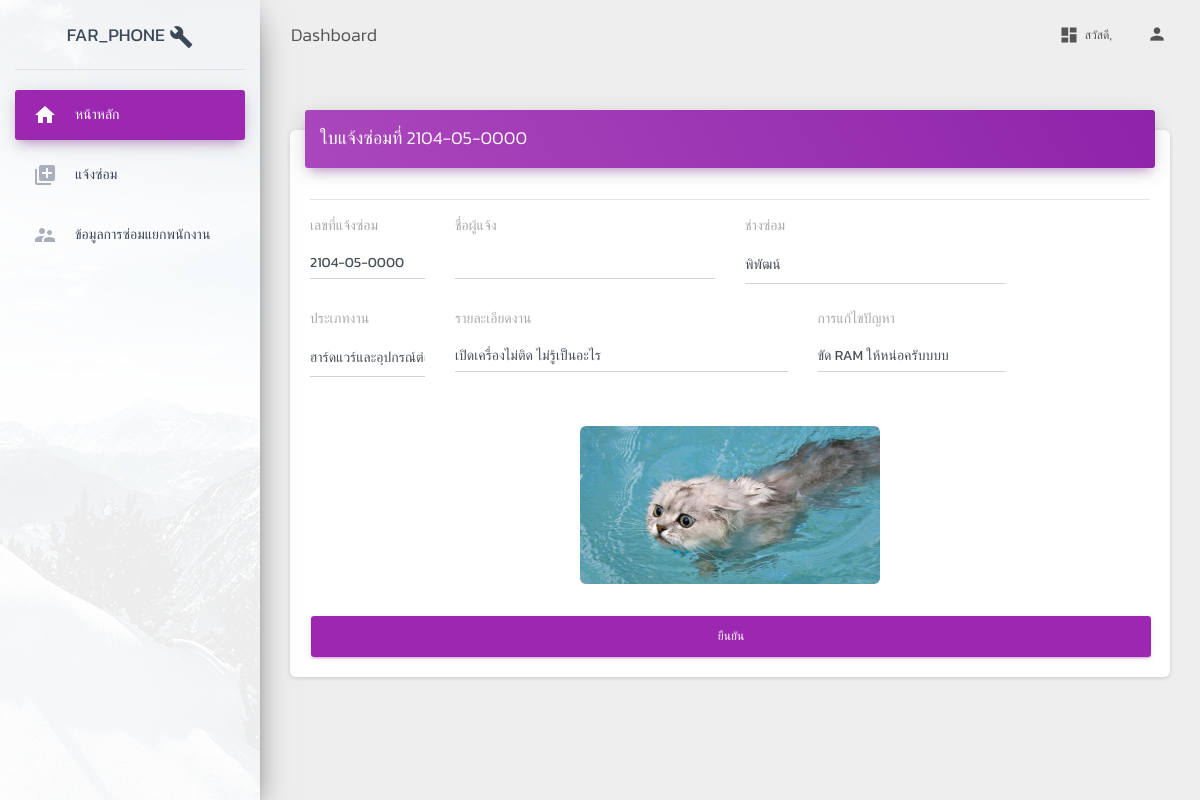
The app's page /dashboard/insertform/repairdetail.php?repair_id=36 with its own data.
### tables this page shows
CREATE TABLE `repair` (
  `repair_id` int(10) NOT NULL,
  `repair_code` varchar(50) NOT NULL,
  `employee_id` int(10) NOT NULL,
  `technician_id` int(10) NOT NULL,
  `repair_detail` varchar(500) NOT NULL,
  `repair_cause` varchar(300) NOT NULL,
  `category_id` int(10) NOT NULL,
  `image_name` varchar(100) NOT NULL,
  `status_id` int(11) DEFAULT 0,
  `repair_date` timestamp NOT NULL DEFAULT current_timestamp() ON UPDATE current_timestamp(),
  `uploadfiles` varchar(255) DEFAULT 'ไม่มีไฟล์แนบ'
);

CREATE TABLE `tblusers` (
  `id` int(11) NOT NULL,
  `fullname` varchar(255) NOT NULL,
  `username` varchar(255) NOT NULL,
  `useremail` varchar(255) NOT NULL,
  `provinces_id` varchar(250) NOT NULL,
  `amphures_id` varchar(250) NOT NULL,
  `districts_id` varchar(250) NOT NULL,
  `role_id` int(10) NOT NULL,
  `password` varchar(255) NOT NULL,
  `regdate` timestamp NOT NULL DEFAULT current_timestamp() ON UPDATE current_timestamp()
);

CREATE TABLE `category` (
  `category_id` int(10) NOT NULL,
  `category_name` varchar(50) NOT NULL,
  `category_color` varchar(20) NOT NULL
);

### dashboard/insertform/repairdetail.php (the view, shortened to what this page needs)
<?php
  include "../conf/connect.php";
  include "../conf/nav.php";
  $id=$_GET[repair_id];
  $sqlc = "SELECT * FROM repair,category,repair_status,tblusers where repair.technician_id=tblusers.id and repair.status_id=repair_status.status_id and category.category_id=repair.category_id and repair_id=$id";
  $resultc = $conn->query($sqlc);
  $rowc = $resultc ->fetch_assoc();
?>
<body class="">
  <div class="wrapper ">
    <div class="main-panel">
      <?php
        include_once '../conf/header.php';
      ?>
        <div class="content">
          <div class="container-fluid">
            <div class="card">
              <div class="card-header card-header-primary">
                <h4 class="card-title">ใบแจ้งซ่อมที่ <?php echo $rowc['repair_code']; ?></h4>
                </div>
                  <div class="card-body">
                    <div id="typography">
                      <form action="" method="post" enctype="multipart/form-data" class="mb-3"><hr>
                        <div class="row">
                          <div class="col-2">
                            <label for="product_name" class="form-label">เลขที่แจ้งซ่อม</label>
                            <input type="text" class="form-control" id="repaircode" name="repaircode" onblur="checkusername(this.value)" value="<?php echo $rowc['repair_code']; ?>" required>
                          </div>
                          <div class="col-4">
                            <label for="product_name" class="form-label">ชื่อผู้แจ้ง</label>
                            <input type="text" class="form-control" id="empname" name="empname" onblur="checkusername(this.value)" value="<?php echo $_SESSION['fname'] ?>" required>
                          </div>
                          <div class="col-4">
                            <label for="product_name" class="form-label">ช่างซ่อม</label>
                            <select name="tech_id" id="tech_id" class="form-control"  required>
                            <option value="<?php echo $rowc['technician_id']; ?>"><?php echo $rowc['fullname']; ?>
                            </option>
                            </select>
                          </div>
                          </div>
                          <div class="row mt-4">
                          <div class="col-2">
                            <label for="product_name" class="form-label">ประเภทงาน</label>
                            <select name="cat_id" id="cat_id" class="form-control" required>
                            <option value="<?php echo $rowc['category_id']; ?>"><?php echo $rowc['category_name']; ?>
                            </option>
                            </select>
                          </div>
                          <div class="col-5">
                            <label for="product_name" class="form-label">รายละเอียดงาน</label>
                            <input type="text" class="form-control" id="repdetail" name="repdetail" onblur="checkusername(this.value)" value="<?php echo $rowc['repair_detail']; ?>" required></textarea>
                          </div>
                          <div class="col-3">
                            <label for="product_name" class="form-label">การแก้ไขปัญหา</label>
                            <input type="text" class="form-control" id="repcause" name="repcause" onblur="checkusername(this.value)" value="<?php echo $rowc['repair_cause']; ?>" required></textarea>
                          </div>
                          </div>
                          <div class="user-image mb-8 text-center mt-5">
                            <div style="width: 300px; height: 150x;  margin: 0 auto">
                              <img src="../assets/img/repairpic/<?php echo $rowc['image_name']; ?>" class="figure-img img-fluid rounded " id="imgPlaceholder" alt="">
                            </div>
                          </div>
                          </div>
                          <button type="submit" name="submit" class="btn btn-primary btn-block mt-4">
                            ยืนยัน
                          </button>
                      </div>
                    </div>
                  </div>
                </div>
                </body>
                </html>

### dashboard/conf/header.php (style rules this page uses)
body { font-family: 'Kanit', sans-serif; }
h1,h2,h3,h4,h5 { font-family: 'Kanit', sans-serif; }

### records on screen
repair: repair_code "2104-05-0000", repaircode "2104-05-0000", tech_id "พิพัฒน์", cat_id "ฮาร์ดแวร์และอุปกรณ์ต่อพ่วง", repdetail "เปิดเครื่องไม่ติด ไม่รู้เป็นอะไร", repcause "ขัด RAM ให้หน่อครับบบบ", image_name (picture)
